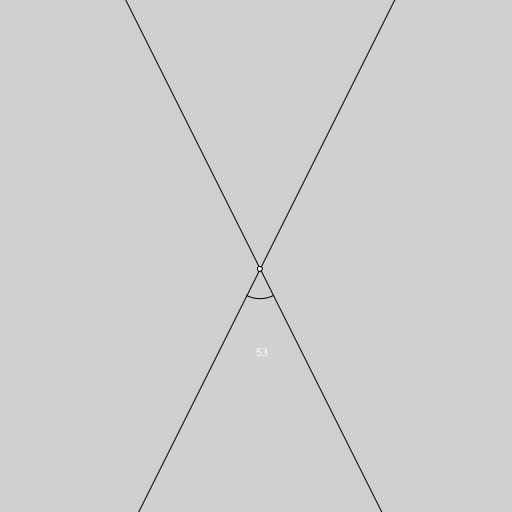
Frame 1 (no input)
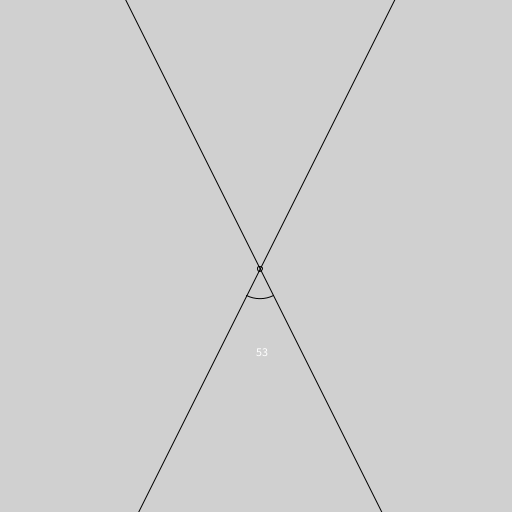
Frame 60 (the mouse pressed at the canvas centre just before this capture)
Frame 120 (the mouse held since frame 60 and released just before this capture): identical to frame 60, image omitted

The Processing sketch that drew these frames (run headless with seeded random() and noise(); from frame 60 on, the mouse is pressed at the canvas centre):

// Processing sketch: sketch_lineas_angulo
// ── sketch_lineas_angulo.pde
Line l1, l2;
void setup () {
  size (512, 512);
  l1 = new Line(2, 5);
  l2 = new Line(-2, 20);
}

void draw () {
  background(208);
  translate(width/2, height/2);
  l1.Draw();
  l2.Draw();
  PVector p = intersection(l1, l2);
  circle(p.x, p.y, 5);
  println(p);
 // l2.b += 0.5;
  float theta = AngleTwoLines (l1, l2);
  text((int)degrees(theta), 0, 100);
  noFill();
  arc(p.x,p.y, 60, 60, l1.Angle(), l1.Angle()+theta);
  println(degrees(l1.Angle()));
  println(degrees(l2.Angle()));
}

PVector intersection(Line l1, Line l2) {
  PVector point = new PVector();
  point.x = (l2.b - l1.b)/(l1.m - l2.m);
  point.y = l1.m * ((l2.b - l1.b)/(l1.m - l2.m)) + l1.b;
  return point;
}

float AngleTwoLines (Line l1, Line l2) {
  return atan((l2.m-l1.m)/(1+l1.m*l2.m));
}

// ── Line.pde
class Line {
  float m; // Pendiente
  float b; // Desplazamiento en el eje y
  
  Line () {
    m = 0.5;
    b = 0;
  }

  Line (float m, float b) {
    this.m = m;
    this.b = b;
  }

  void Draw () {
    PVector p1 = new PVector();
    PVector p2 = new PVector();
    p1.x = -2000;
    p2.x = 2000;
    
    p1.y = m * p1.x + b;
    p2.y = m * p2.x + b;
    line(p1.x, p1.y, p2.x, p2.y);
  }
  
  float Angle () {
    PVector p = new PVector(1, m * 1 + b);
    PVector x = new PVector(1, 0);
    //return PVector.angleBetween(x , p);
    return atan(m);
  }
}
